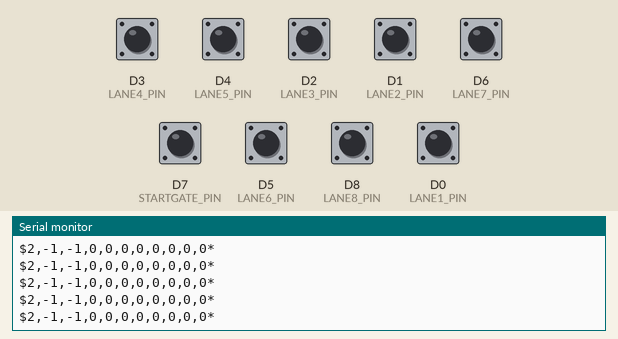
Recording of a sketch running on a simulated ESP8266 (NodeMCU). Parts: the last lines printed to the serial monitor. The inputs (shaded band) are chosen by the test bench; at power-on: D0 (LANE1_PIN), D1 (LANE2_PIN), D2 (LANE3_PIN), D3 (LANE4_PIN), D4 (LANE5_PIN), D5 (LANE6_PIN), D6 (LANE7_PIN), D7 (STARTGATE_PIN), D8 (LANE8_PIN) HIGH.

Above: at 3.2 s.
3.3 s: D3 (LANE4_PIN) pulled LOW for 0.15 s
At 3.32 s:
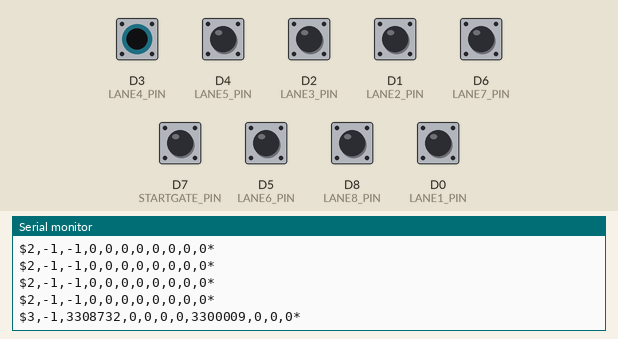
4.9 s: D4 (LANE5_PIN) pulled LOW for 0.15 s
At 4.94 s:
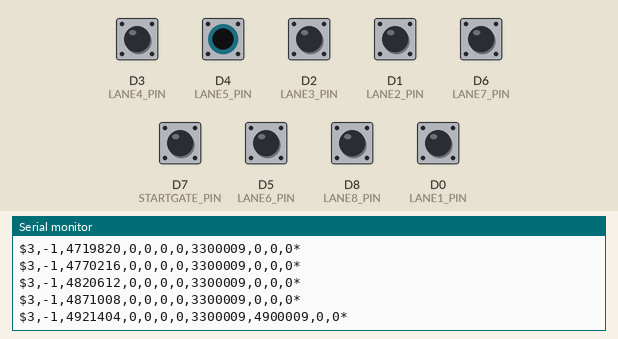
6.5 s: D2 (LANE3_PIN) pulled LOW for 0.15 s
8.1 s: D1 (LANE2_PIN) pulled LOW for 0.15 s
9.7 s: D6 (LANE7_PIN) pulled LOW for 0.15 s
11.3 s: D5 (LANE6_PIN) pulled LOW for 0.15 s
Timing chart, 0 to 13.9 s (numbered marks = the images above; inputs shaded):
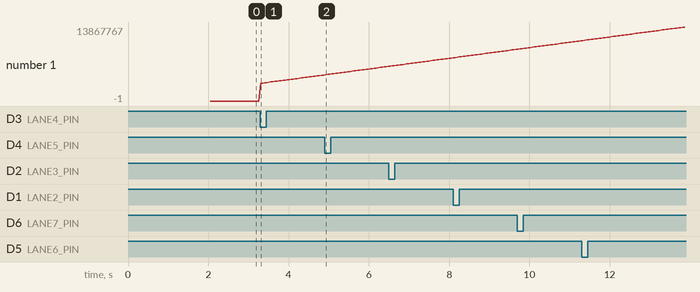

The sketch:

SunnysidePWDTimerTCP.ino
```cpp
// (licence header left out)
/*
  This version of the timer firmware creates a WiFi access point and provides a TCP socket on it.
  This can still be run using the standard serial interface or can be connected to as an access point.
  NOTE: The reason for extending this to a WIFI solution was so that the computer/projector do not
        have to be near the finish line of the race. You will still need to run power to the finish line,
        but you won't need a long USB cable and monitor cable to have a better computer/projector location.
*/

#define USE_US_TIMER 1

#include <ESP8266WiFi.h>
#include <WiFiClient.h>

#include <algorithm>

#define LANE1_PIN D0
#define LANE2_PIN D1
#define LANE3_PIN D2
#define LANE4_PIN D3
#define LANE5_PIN D4
#define LANE6_PIN D5
#define LANE7_PIN D6
#define LANE8_PIN D8

#define STARTGATE_PIN D7


// Enums for maintaining the race and messaging information
typedef enum RecvMessageEnum {
  UNDEFINED_MSG = 0,
  RESET_MSG
} RecvMessage_t;


typedef enum TimerStateEnum {
  UNDEFINED = 0,
  RESET,
  SET,
  IN_RACE,
  FINISHED
} TimerState_t;


// Variables for determining the state of the race and car times
#define NUM_TIMERS 8
TimerState_t state = RESET;
long startTime = 0;
long endTime[NUM_TIMERS] = {0, 0, 0, 0, 0, 0, 0, 0};


// Variables for configuring the communications
#define SERIAL_BAUD 115200

#define MAX_SRV_CLIENTS 1
#define TCP_PORT        8080

const char *ssid = "PWDTIMER";
const char *password = "PWDTIMER";
WiFiServer server(TCP_PORT);
WiFiClient serverClients[MAX_SRV_CLIENTS];


/**************************************************************************************************************
 * INTERRUPT HANDLING
 **************************************************************************************************************/

// Declare and ISR handler that can deal with any of the lanes
void laneInterrupt(int num)
{
  if (endTime[num] == 0)
  {
    //Serial.println("Lane1 interrupt");
    endTime[num] = micros();

    bool is_finished = true;
    for (int i = 0 ; i < NUM_TIMERS ; i++)
    {
      is_finished &= (endTime[i] != 0);
    }
    state = is_finished ? FINISHED : IN_RACE;
  }
}

// Create a templated function that uses the ISR number as the template parameter
template<int N>
void laneInterruptISR() {
  laneInterrupt(N);
}

void startGateInterrupt() {
  //Serial.println("Start gate interrupt");
  if (state == SET)
  {
    startTime = micros();

    endTime[0] = 0;
    endTime[1] = 0;
    endTime[2] = 0;
    endTime[3] = 0;
    endTime[4] = 0;
    endTime[5] = 0;
    endTime[6] = 0;
    endTime[7] = 0;

    state = IN_RACE;
  }
}

void setupInterrupts () {
  // Set up the gate and lane pins as inputs with weak pull-ups
  pinMode(LANE1_PIN, INPUT_PULLUP);
  pinMode(LANE2_PIN, INPUT_PULLUP);
  pinMode(LANE3_PIN, INPUT_PULLUP);
  pinMode(LANE4_PIN, INPUT_PULLUP);
  pinMode(LANE5_PIN, INPUT_PULLUP);
  pinMode(LANE6_PIN, INPUT_PULLUP);
  pinMode(LANE7_PIN, INPUT_PULLUP);
  pinMode(LANE8_PIN, INPUT_PULLUP);
  pinMode(STARTGATE_PIN, INPUT_PULLUP);

  // Attach the interrupts for each of the lanes.
  // NOTE: Here we are using some C++ template magic above to only have to declare the ISR once.
  attachInterrupt(LANE1_PIN, laneInterruptISR<1>, FALLING);
  attachInterrupt(LANE2_PIN, laneInterruptISR<2>, FALLING);
  attachInterrupt(LANE3_PIN, laneInterruptISR<3>, FALLING);
  attachInterrupt(LANE4_PIN, laneInterruptISR<4>, FALLING);
  attachInterrupt(LANE5_PIN, laneInterruptISR<5>, FALLING);
  attachInterrupt(LANE6_PIN, laneInterruptISR<6>, FALLING);
  attachInterrupt(LANE7_PIN, laneInterruptISR<7>, FALLING);
  attachInterrupt(LANE8_PIN, laneInterruptISR<8>, FALLING);

  // Attach the starting gate interrupt
  attachInterrupt(STARTGATE_PIN, startGateInterrupt, FALLING);
}


/**************************************************************************************************************
 * COMMUNICATIONS : TCP (DATA) AND SERIAL (DEBUG)
 **************************************************************************************************************/
void setupCommunications() {
  delay(1000);
  Serial.begin(SERIAL_BAUD);
  Serial.println();

  Serial.print("Setting up soft-AP...");
  boolean result = WiFi.softAP(ssid, password);
  if(result == true)
  {
    IPAddress myIP = WiFi.softAPIP();
    Serial.print("Success!");
    Serial.print("    soft-AP IP address: ");
    Serial.println(myIP);
  }
  else
  {
    Serial.println("Failed to set up soft-AP");
  }

}


void setupTCPserver() {
  server.begin();
  server.setNoDelay(true);
}

void processTCPserverConnections() {
  uint8_t i;
  if (server.hasClient()){
    for(i = 0; i < MAX_SRV_CLIENTS; i++){
      if (!serverClients[i] || !serverClients[i].connected()){
        if(serverClients[i]) serverClients[i].stop();
        serverClients[i] = server.available();
        continue;
      }
    }
    //no free spot
    WiFiClient serverClient = server.available();
    serverClient.stop();
  }
}

RecvMessage_t readMessage()
{
  // TODO: Check both the serial and the TCP for a message

  // Check whether a reset command has been sent via serial
  if (Serial.available() >=5)
  {
    String readString;
    while (Serial.available()) {
      char c = Serial.read();  //gets one byte from serial buffer
      readString += c; //makes the string readString
    }


    if (readString.equals("RESET"))
    {
      return RESET_MSG;
    }
  }

  return UNDEFINED_MSG;
}

void sendMessage(int currentTime)
{
  // Build the message to be sent
  char msgBuffer[512];
  sprintf(msgBuffer, "$%d,%d,%d,%d,%d,%d,%d,%d,%d,%d,%d*", state, startTime, currentTime,
                     endTime[0], endTime[1], endTime[2], endTime[3],
                     endTime[4], endTime[5], endTime[6], endTime[7]);

  // Send the message over serial
  Serial.println(msgBuffer);

  // Send the message over TCP (if connected)
  if (serverClients[0] && serverClients[0].connected()){
    serverClients[0].println(msgBuffer);
  }
}

/**************************************************************************************************************
 * VARIOUS OTHER FUNCTIONS
 **************************************************************************************************************/
void resetRace() {
  state = RESET;
  startTime = -1;
  for (int i = 0 ; i < NUM_TIMERS ; i++) {
    endTime[i] = 0;
  }
}


/**************************************************************************************************************
 * SETUP AND LOOP
 **************************************************************************************************************/
void setup() {
  delay(1000);
  setupCommunications();

  setupTCPserver();

  setupInterrupts();
}

void loop() {

  // Process TCP connects and disconnects
  processTCPserverConnections();

  // Read in messages from either serial or TCP
  RecvMessage_t msg = readMessage();
  if (msg == RESET_MSG) {
    resetRace();
  }


  long currentTime = -1;

  switch (state) {
    case RESET:
      startTime = -1;

      if (digitalRead(STARTGATE_PIN) == HIGH)
      {
        state = SET;
      }
      else
      {
        sendMessage(currentTime);
      }

      break;

    case SET:
      sendMessage(currentTime);
      break;

    case IN_RACE:
      currentTime = micros();
      sendMessage(currentTime);
      break;

    case FINISHED:
      currentTime = std::max(std::max(std::max(endTime[0], endTime[1]),endTime[2]),endTime[3]);
      sendMessage(currentTime);
      break;

  }

  delay(50);

}
```

Measured:
- after the input at 3.3 s, the serial monitor: prints a new line at once (image 1)
- after the input at 4.9 s, the serial monitor: prints a new line at once (image 2)
- plotted number 1: -1 → 4871008 after the input at 3.3 s, 4871008 → 6484796 after the input at 4.9 s
